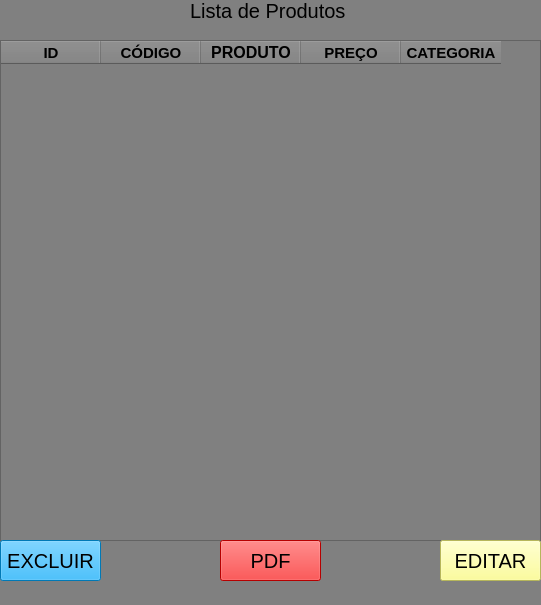
<?xml version="1.0" encoding="UTF-8"?>
<ui version="4.0">
 <class>MainWindow</class>
 <widget class="QMainWindow" name="MainWindow">
  <property name="geometry">
   <rect>
    <x>0</x>
    <y>0</y>
    <width>541</width>
    <height>605</height>
   </rect>
  </property>
  <property name="windowTitle">
   <string>MainWindow</string>
  </property>
  <property name="styleSheet">
   <string notr="true">background-color: rgb(128, 128, 128);</string>
  </property>
  <widget class="QWidget" name="centralwidget">
   <widget class="QLabel" name="label">
    <property name="geometry">
     <rect>
      <x>190</x>
      <y>-20</y>
      <width>171</width>
      <height>61</height>
     </rect>
    </property>
    <property name="font">
     <font>
      <pointsize>15</pointsize>
     </font>
    </property>
    <property name="text">
     <string>Lista de Produtos</string>
    </property>
   </widget>
   <widget class="QTableWidget" name="tableWidget">
    <property name="geometry">
     <rect>
      <x>0</x>
      <y>40</y>
      <width>541</width>
      <height>501</height>
     </rect>
    </property>
    <property name="font">
     <font>
      <pointsize>13</pointsize>
      <weight>75</weight>
      <bold>true</bold>
     </font>
    </property>
    <property name="styleSheet">
     <string notr="true">
background-color: rgb(128, 128, 128);</string>
    </property>
    <property name="showGrid">
     <bool>true</bool>
    </property>
    <property name="gridStyle">
     <enum>Qt::NoPen</enum>
    </property>
    <property name="rowCount">
     <number>0</number>
    </property>
    <property name="columnCount">
     <number>5</number>
    </property>
    <attribute name="horizontalHeaderDefaultSectionSize">
     <number>100</number>
    </attribute>
    <column>
     <property name="text">
      <string>ID</string>
     </property>
     <property name="font">
      <font>
       <pointsize>11</pointsize>
       <weight>75</weight>
       <bold>true</bold>
      </font>
     </property>
    </column>
    <column>
     <property name="text">
      <string>CÓDIGO</string>
     </property>
     <property name="font">
      <font>
       <pointsize>11</pointsize>
       <weight>75</weight>
       <bold>true</bold>
      </font>
     </property>
    </column>
    <column>
     <property name="text">
      <string>PRODUTO</string>
     </property>
     <property name="font">
      <font>
       <pointsize>12</pointsize>
       <weight>75</weight>
       <bold>true</bold>
      </font>
     </property>
    </column>
    <column>
     <property name="text">
      <string>PREÇO</string>
     </property>
     <property name="font">
      <font>
       <pointsize>11</pointsize>
       <weight>75</weight>
       <bold>true</bold>
      </font>
     </property>
    </column>
    <column>
     <property name="text">
      <string>CATEGORIA</string>
     </property>
     <property name="font">
      <font>
       <pointsize>11</pointsize>
       <weight>75</weight>
       <bold>true</bold>
      </font>
     </property>
    </column>
   </widget>
   <widget class="QPushButton" name="pushButton">
    <property name="geometry">
     <rect>
      <x>220</x>
      <y>540</y>
      <width>101</width>
      <height>41</height>
     </rect>
    </property>
    <property name="font">
     <font>
      <pointsize>15</pointsize>
     </font>
    </property>
    <property name="styleSheet">
     <string notr="true">background-color: rgb(255, 0, 0);</string>
    </property>
    <property name="text">
     <string>PDF</string>
    </property>
   </widget>
   <widget class="QPushButton" name="pushButton_2">
    <property name="geometry">
     <rect>
      <x>0</x>
      <y>540</y>
      <width>101</width>
      <height>41</height>
     </rect>
    </property>
    <property name="font">
     <font>
      <pointsize>15</pointsize>
     </font>
    </property>
    <property name="styleSheet">
     <string notr="true">background-color: rgb(255, 0, 0);
background-color: rgb(0, 170, 255);</string>
    </property>
    <property name="text">
     <string>EXCLUIR</string>
    </property>
   </widget>
   <widget class="QPushButton" name="pushButton_3">
    <property name="geometry">
     <rect>
      <x>440</x>
      <y>540</y>
      <width>101</width>
      <height>41</height>
     </rect>
    </property>
    <property name="font">
     <font>
      <pointsize>15</pointsize>
     </font>
    </property>
    <property name="styleSheet">
     <string notr="true">background-color: rgb(255, 255, 127);</string>
    </property>
    <property name="text">
     <string>EDITAR</string>
    </property>
   </widget>
  </widget>
  <widget class="QMenuBar" name="menubar">
   <property name="geometry">
    <rect>
     <x>0</x>
     <y>0</y>
     <width>541</width>
     <height>21</height>
    </rect>
   </property>
  </widget>
 </widget>
 <resources/>
 <connections/>
</ui>
